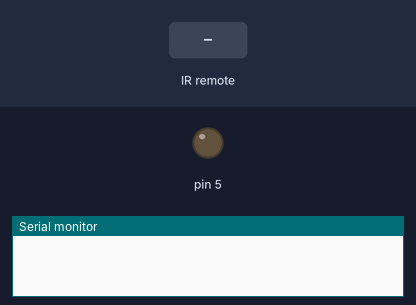
Simulated run of this sketch. Board: Arduino Uno, built with avr-gcc and run on an emulated ATmega328P. On the bench: output pins drawn as LEDs (lit = HIGH), the last lines printed to the serial monitor. The test bench sets the inputs (shaded band).

Above: at 1.2 s.
1.3 s: infrared code 0xFF30CF received
At 2.2 s:
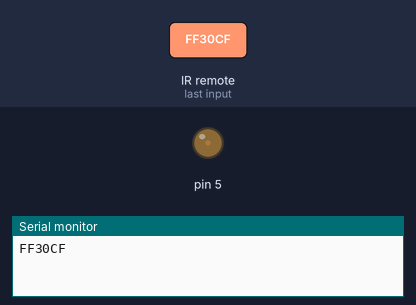
2.8 s: infrared code 0xFF7A85 received
At 3.4 s:
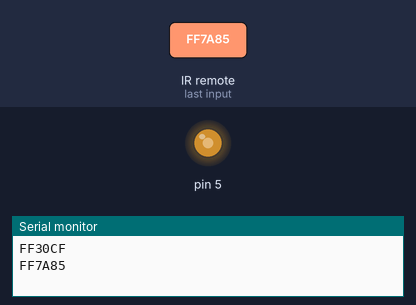
4.3 s: infrared code 0xFFA857 received
At 5.5 s:
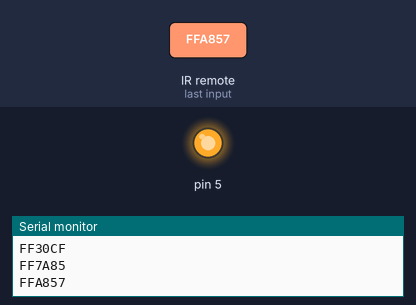
5.8 s: infrared code 0xFF18E7 received
At 6.9 s:
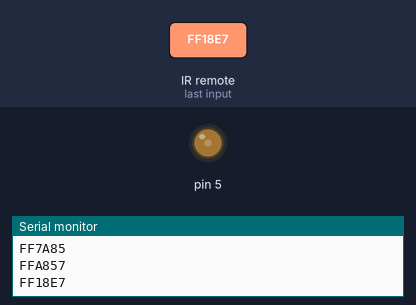
Timing chart, 0 to 8.3 s (numbered marks = the images above; inputs shaded):
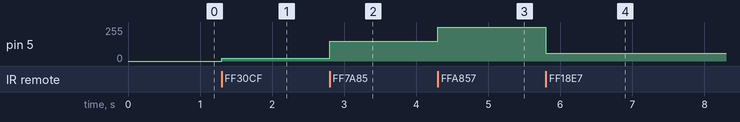

The sketch:

daljinski.ino
```cpp
#include <IRremote.h>


const int RECV_PIN = 7;
IRrecv irrecv(RECV_PIN);
decode_results results;

void setup() {
  Serial.begin(9600);
  irrecv.enableIRIn();
  irrecv.blink13(true);
  pinMode(5,OUTPUT);
}

void loop() {
  if (irrecv.decode(&results)){
    switch(results.value){

      case 0xFF30CF:
      analogWrite(5,20);
      break;

      case 0xFF18E7:
      analogWrite(5,60);
      break;

      case 0xFF7A85:
      analogWrite(5,150);
      break;

      case 0xFFA857:
      analogWrite(5,255);
      break;

      case 0xFFE01F:
      analogWrite(5,0);
      break;

    }

    Serial.println(results.value, HEX);
    irrecv.resume();
    }
}
```

Measured:
- after the input at 1.3 s, pin 5: 0/255 → 20/255 at once
- after the input at 2.8 s, pin 5: 20/255 → 150/255 at once
- after the input at 4.3 s, pin 5: 150/255 → 255/255 at once
- after the input at 5.8 s, pin 5: 255/255 → 60/255 at once
